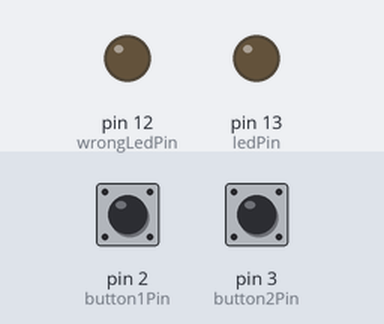
Bench run of a sketch on a simulated Arduino Uno, built with avr-gcc and run on an emulated ATmega328P. Shown: output pins drawn as LEDs (lit = HIGH). The inputs (shaded band) are chosen by the test bench; at power-on: pin 3 (button2Pin) HIGH, pin 2 (button1Pin) HIGH. Random numbers use the default seed unless the sketch sets one.

Above: at 1.2 s.
1.3 s: pin 3 (button2Pin) pulled LOW for 0.15 s
At 1.37 s:
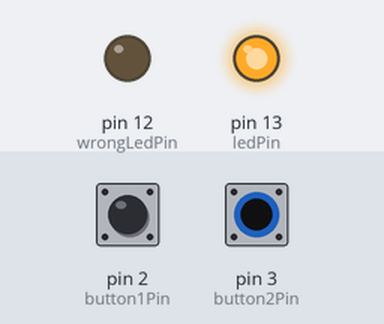
2.9 s: pin 3 (button2Pin) pulled LOW for 3.2 s
At 7.1 s:
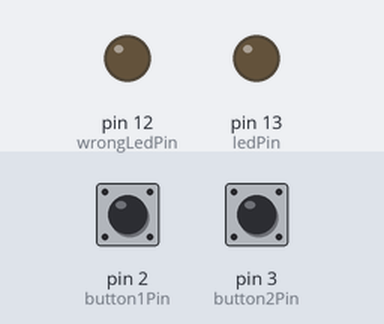
Timing chart, 0 to 8.6 s (numbered marks = the images above; inputs shaded):
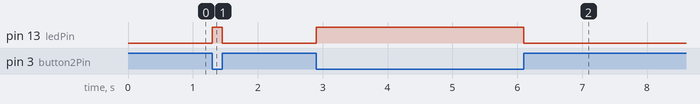

Measured:
- after the input at 1.3 s, pin 13 (ledPin): LOW → HIGH at once, → LOW 0.15 s later
- after the input at 2.9 s, pin 13 (ledPin): LOW → HIGH at once, → LOW 3.2 s later

The sketch:

buttons.ino
```cpp
/*

Example sketch 05

PUSH BUTTONS

  Use pushbuttons for digital input

  Previously we've used the analog pins for input, now we'll use
  the digital pins for input as well. Because digital pins only
  know about HIGH and LOW signals, they're perfect for interfacing
  to pushbuttons and switches that also only have "on" and "off"
  states.

  We'll connect one side of the pushbutton to GND, and the other
  side to a digital pin. When we press down on the pushbutton,
  the pin will be connected to GND, and therefore will be read
  as "LOW" by the Arduino.

  But wait - what happens when you're not pushing the button?
  In this state, the pin is disconnected from everything, which
  we call "floating". What will the pin read as then, HIGH or LOW?
  It's hard to say, because there's no solid connection to either
  5 Volts or GND. The pin could read as either one.

  To deal with this issue, we'll connect a small (10K, or 10,000 Ohm)
  resistance between the pin and 5 Volts. This "pullup" resistor
  will ensure that when you're NOT pushing the button, the pin will
  still have a weak connection to 5 Volts, and therefore read as
  HIGH.

  (Advanced: when you get used to pullup resistors and know when
  they're required, you can activate internal pullup resistors
  on the ATmega processor in the Arduino. See
  http://arduino.cc/en/Tutorial/DigitalPins for information.)

Hardware connections:

  Pushbuttons:

    Pushbuttons have two contacts that are connected if you're
    pushing the button, and disconnected if you're not.

    The pushbuttons we're using have four pins, but two pairs
    of these are connected together. The easiest way to hook up
    the pushbutton is to connect two wires to any opposite corners.

    Connect any pin on pushbutton 1 to ground (GND).
    Connect the opposite diagonal pin of the pushbutton to
    digital pin 2.

    Connect any pin on pushbutton 2 to ground (GND).
    Connect the opposite diagonal pin of the pushbutton to
    digital pin 3.

    Also connect 10K resistors (brown/black/red) between
    digital pins 2 and 3 and GND. These are called "pullup"
    resistors. They ensure that the input pin will be either
    5V (unpushed) or GND (pushed), and not somewhere in between.
    (Remember that unlike analog inputs, digital inputs are only
    HIGH or LOW.)

  LED:

    Most Arduinos, including the Uno, already have an LED
    and resistor connected to pin 13, so you don't need any
    additional circuitry.

    But if you'd like to connect a second LED to pin 13,

    Connect the positive side of your LED to Arduino digital pin 13
    Connect the negative side of your LED to a 330 Ohm resistor
    Connect the other side of the resistor to ground

This sketch was written by SparkFun Electronics,
with lots of help from the Arduino community.
This code is completely free for any use.
Visit http://www.arduino.cc to learn about the Arduino.

Version 2.0 6/2012 MDG
*/


// First we'll set up constants for the pin numbers.
// This will make it easier to follow the code below.

const int button1Pin = 2;  // pushbutton 1 pin
const int button2Pin = 3;  // pushbutton 2 pin
const int ledPin =  13;    // LED pin
const int wrongLedPin = 12;

int rand_state = 0;
int button1State, button2State;
int button2Old = 0;

void setup()
{
  // Set up the pushbutton pins to be an input:
  pinMode(button1Pin, INPUT);
  pinMode(button2Pin, INPUT);

  // Set up the LED pin to be an output:
  pinMode(ledPin, OUTPUT);
  pinMode(wrongLedPin, OUTPUT);

}


void loop()
{
    // variables to hold the pushbutton states

  // Since a pushbutton has only two states (pushed or not pushed),
  // we've run them into digital inputs. To read an input, we'll
  // use the digitalRead() function. This function takes one
  // parameter, the pin number, and returns either HIGH (5V)
  // or LOW (GND).

  // Here we'll read the current pushbutton states into
  // two variables:

  button1State = digitalRead(button1Pin);
  button2State = digitalRead(button2Pin);

  // Remember that if the button is being pressed, it will be
  // connected to GND. If the button is not being pressed,
  // the pullup resistor will connect it to 5 Volts.

  // So the state will be LOW when it is being pressed,
  // and HIGH when it is not being pressed.

  // Now we'll use those states to control the LED.
  // Here's what we want to do:

  // "If either button is being pressed, light up the LED"
  // "But, if BOTH buttons are being pressed, DON'T light up the LED"

  // Let's translate that into computer code. The Arduino gives you
  // special logic functions to deal with true/false logic:

  // A == B means "EQUIVALENT". This is true if both sides are the same.
  // A && B means "AND". This is true if both sides are true.
  // A || B means "OR". This is true if either side is true.
  // !A means "NOT". This makes anything after it the opposite (true or false).

  // We can use these operators to translate the above sentences
  // into logic statements (Remember that LOW means the button is
  // being pressed)

  // "If either button is being pressed, light up the LED"
  // becomes:
  // if ((button1State == LOW) || (button2State == LOW)) // light the LED

  // "If BOTH buttons are being pressed, DON'T light up the LED"
  // becomes:
  // if ((button1State == LOW) && (button2State == LOW)) // don't light the LED

  // Now let's use the above functions to combine them into one statement:
  if (button2State == LOW){
    if (button1State == rand_state)
    {
      digitalWrite(ledPin, HIGH);  // turn the LED on
      digitalWrite(wrongLedPin, LOW);
    }
    else
    {
      digitalWrite(ledPin, LOW);  // turn the LED off
      digitalWrite(wrongLedPin, HIGH);
    }
  }
  else{
    digitalWrite(ledPin, LOW);
    digitalWrite(wrongLedPin, LOW);
  }

  if (button2State == LOW && button2Old == HIGH){
    rand_state = random(2);
  }

  button2Old = button2State;

  // As you can see, logic operators can be combined to make
  // complex decisions!

  // Don't forget that we use = when we're assigning a value,
  // and use == when we're testing a value for equivalence.
}
```
